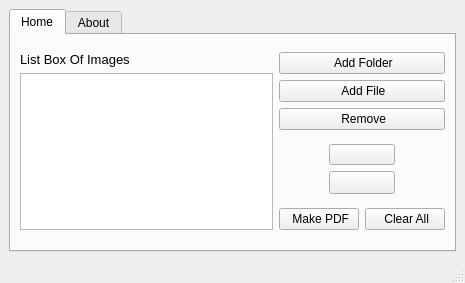
<?xml version="1.0" encoding="UTF-8"?>
<ui version="4.0">
 <class>MainWindow</class>
 <widget class="QMainWindow" name="MainWindow">
  <property name="geometry">
   <rect>
    <x>0</x>
    <y>0</y>
    <width>465</width>
    <height>283</height>
   </rect>
  </property>
  <property name="minimumSize">
   <size>
    <width>465</width>
    <height>283</height>
   </size>
  </property>
  <property name="maximumSize">
   <size>
    <width>465</width>
    <height>283</height>
   </size>
  </property>
  <property name="windowTitle">
   <string>Image To PDF Converter App</string>
  </property>
  <property name="windowIcon">
   <iconset>
    <normaloff>icons/main_icon.png</normaloff>icons/main_icon.png</iconset>
  </property>
  <widget class="QWidget" name="centralwidget">
   <layout class="QHBoxLayout" name="horizontalLayout_6">
    <item>
     <widget class="QTabWidget" name="tabWidget">
      <property name="tabShape">
       <enum>QTabWidget::Rounded</enum>
      </property>
      <property name="currentIndex">
       <number>0</number>
      </property>
      <widget class="QWidget" name="tab">
       <attribute name="icon">
        <iconset>
         <normaloff>icons/top_menu_50px.png</normaloff>icons/top_menu_50px.png</iconset>
       </attribute>
       <attribute name="title">
        <string>Home</string>
       </attribute>
       <layout class="QGridLayout" name="gridLayout">
        <item row="0" column="0" rowspan="3">
         <layout class="QVBoxLayout" name="verticalLayout_3">
          <item>
           <widget class="QLabel" name="label_8">
            <property name="text">
             <string>&lt;html&gt;&lt;head/&gt;&lt;body&gt;&lt;p&gt;&lt;span style=&quot; font-size:10pt;&quot;&gt;List Box Of Images&lt;/span&gt;&lt;/p&gt;&lt;/body&gt;&lt;/html&gt;</string>
            </property>
           </widget>
          </item>
          <item>
           <widget class="QListWidget" name="listWidget"/>
          </item>
         </layout>
        </item>
        <item row="0" column="1">
         <layout class="QVBoxLayout" name="verticalLayout">
          <item>
           <widget class="QPushButton" name="pushButton">
            <property name="text">
             <string> Add Folder</string>
            </property>
            <property name="icon">
             <iconset>
              <normaloff>icons/Add Folder_50px.png</normaloff>icons/Add Folder_50px.png</iconset>
            </property>
           </widget>
          </item>
          <item>
           <widget class="QPushButton" name="pushButton_add">
            <property name="text">
             <string> Add File</string>
            </property>
            <property name="icon">
             <iconset>
              <normaloff>icons/plus_50px.png</normaloff>icons/plus_50px.png</iconset>
            </property>
           </widget>
          </item>
          <item>
           <widget class="QPushButton" name="pushButton_remove">
            <property name="text">
             <string> Remove</string>
            </property>
            <property name="icon">
             <iconset>
              <normaloff>icons/minus_50px.png</normaloff>icons/minus_50px.png</iconset>
            </property>
           </widget>
          </item>
         </layout>
        </item>
        <item row="1" column="1">
         <layout class="QVBoxLayout" name="verticalLayout_2" stretch="0,0">
          <property name="leftMargin">
           <number>50</number>
          </property>
          <property name="rightMargin">
           <number>50</number>
          </property>
          <item>
           <widget class="QPushButton" name="pushButton_up">
            <property name="maximumSize">
             <size>
              <width>91</width>
              <height>21</height>
             </size>
            </property>
            <property name="text">
             <string/>
            </property>
            <property name="icon">
             <iconset>
              <normaloff>icons/collapse_arrow_50px.png</normaloff>icons/collapse_arrow_50px.png</iconset>
            </property>
           </widget>
          </item>
          <item>
           <widget class="QPushButton" name="pushButton_down">
            <property name="maximumSize">
             <size>
              <width>91</width>
              <height>23</height>
             </size>
            </property>
            <property name="text">
             <string/>
            </property>
            <property name="icon">
             <iconset>
              <normaloff>icons/expand_arrow_50px.png</normaloff>icons/expand_arrow_50px.png</iconset>
            </property>
           </widget>
          </item>
         </layout>
        </item>
        <item row="2" column="1">
         <layout class="QHBoxLayout" name="horizontalLayout">
          <item>
           <widget class="QPushButton" name="pushButton_make_pdf">
            <property name="text">
             <string> Make PDF</string>
            </property>
            <property name="icon">
             <iconset>
              <normaloff>icons/export_pdf_50px.png</normaloff>icons/export_pdf_50px.png</iconset>
            </property>
           </widget>
          </item>
          <item>
           <widget class="QPushButton" name="pushButton_clear">
            <property name="text">
             <string> Clear All</string>
            </property>
            <property name="icon">
             <iconset>
              <normaloff>icons/clear_symbol_50px.png</normaloff>icons/clear_symbol_50px.png</iconset>
            </property>
           </widget>
          </item>
         </layout>
        </item>
       </layout>
      </widget>
      <widget class="QWidget" name="tab_2">
       <attribute name="icon">
        <iconset>
         <normaloff>icons/info_50px.png</normaloff>icons/info_50px.png</iconset>
       </attribute>
       <attribute name="title">
        <string>About</string>
       </attribute>
       <layout class="QGridLayout" name="gridLayout_3">
        <item row="0" column="0">
         <layout class="QHBoxLayout" name="horizontalLayout_2">
          <item>
           <widget class="QLabel" name="label">
            <property name="text">
             <string>&lt;html&gt;&lt;head/&gt;&lt;body&gt;&lt;p&gt;Developer:&lt;/p&gt;&lt;/body&gt;&lt;/html&gt;</string>
            </property>
           </widget>
          </item>
          <item>
           <widget class="QLabel" name="label_2">
            <property name="text">
             <string>pratik rajesh kesapure</string>
            </property>
           </widget>
          </item>
         </layout>
        </item>
        <item row="1" column="0">
         <layout class="QHBoxLayout" name="horizontalLayout_3">
          <item>
           <widget class="QLabel" name="label_5">
            <property name="minimumSize">
             <size>
              <width>81</width>
              <height>16</height>
             </size>
            </property>
            <property name="text">
             <string>Contact Info:</string>
            </property>
           </widget>
          </item>
          <item>
           <widget class="QLabel" name="label_6">
            <property name="minimumSize">
             <size>
              <width>191</width>
              <height>16</height>
             </size>
            </property>
            <property name="text">
             <string>pratikkesapure@gmail.com</string>
            </property>
           </widget>
          </item>
         </layout>
        </item>
        <item row="2" column="0">
         <layout class="QHBoxLayout" name="horizontalLayout_4">
          <item>
           <widget class="QLabel" name="label_4">
            <property name="maximumSize">
             <size>
              <width>191</width>
              <height>20</height>
             </size>
            </property>
            <property name="text">
             <string>Technologies Used:</string>
            </property>
           </widget>
          </item>
          <item>
           <widget class="QLabel" name="label_3">
            <property name="text">
             <string>Python 3.7, PyQt5, PILLOW (PIL).</string>
            </property>
           </widget>
          </item>
         </layout>
        </item>
        <item row="3" column="0">
         <layout class="QHBoxLayout" name="horizontalLayout_5">
          <item>
           <widget class="QLabel" name="label_7">
            <property name="text">
             <string>Icons Credit:</string>
            </property>
           </widget>
          </item>
          <item>
           <widget class="QLabel" name="label_9">
            <property name="text">
             <string>&lt;html&gt;&lt;head/&gt;&lt;body&gt;&lt;p&gt;&lt;a href=&quot;https://icons8.com&quot;&gt;&lt;span style=&quot; text-decoration: underline; color:#00bcd4;&quot;&gt;Icons8.com&lt;/span&gt;&lt;/a&gt;&lt;/p&gt;&lt;/body&gt;&lt;/html&gt;</string>
            </property>
            <property name="openExternalLinks">
             <bool>true</bool>
            </property>
           </widget>
          </item>
         </layout>
        </item>
        <item row="4" column="0">
         <widget class="QTextBrowser" name="textBrowser">
          <property name="html">
           <string>&lt;!DOCTYPE HTML PUBLIC &quot;-//W3C//DTD HTML 4.0//EN&quot; &quot;http://www.w3.org/TR/REC-html40/strict.dtd&quot;&gt;
&lt;html&gt;&lt;head&gt;&lt;meta name=&quot;qrichtext&quot; content=&quot;1&quot; /&gt;&lt;style type=&quot;text/css&quot;&gt;
p, li { white-space: pre-wrap; }
&lt;/style&gt;&lt;/head&gt;&lt;body style=&quot; font-family:'MS Shell Dlg 2'; font-size:8.25pt; font-weight:400; font-style:normal;&quot;&gt;
&lt;p style=&quot; margin-top:0px; margin-bottom:0px; margin-left:0px; margin-right:0px; -qt-block-indent:0; text-indent:0px;&quot;&gt;MIT License&lt;/p&gt;
&lt;p style=&quot;-qt-paragraph-type:empty; margin-top:0px; margin-bottom:0px; margin-left:0px; margin-right:0px; -qt-block-indent:0; text-indent:0px;&quot;&gt;&lt;br /&gt;&lt;/p&gt;
&lt;p style=&quot; margin-top:0px; margin-bottom:0px; margin-left:0px; margin-right:0px; -qt-block-indent:0; text-indent:0px;&quot;&gt;Copyright (c) 2020 pratik rajesh kesapure&lt;/p&gt;
&lt;p style=&quot;-qt-paragraph-type:empty; margin-top:0px; margin-bottom:0px; margin-left:0px; margin-right:0px; -qt-block-indent:0; text-indent:0px;&quot;&gt;&lt;br /&gt;&lt;/p&gt;
&lt;p style=&quot; margin-top:0px; margin-bottom:0px; margin-left:0px; margin-right:0px; -qt-block-indent:0; text-indent:0px;&quot;&gt;Permission is hereby granted, free of charge, to any person obtaining a copy&lt;/p&gt;
&lt;p style=&quot; margin-top:0px; margin-bottom:0px; margin-left:0px; margin-right:0px; -qt-block-indent:0; text-indent:0px;&quot;&gt;of this software and associated documentation files (the &amp;quot;Software&amp;quot;), to deal&lt;/p&gt;
&lt;p style=&quot; margin-top:0px; margin-bottom:0px; margin-left:0px; margin-right:0px; -qt-block-indent:0; text-indent:0px;&quot;&gt;in the Software without restriction, including without limitation the rights&lt;/p&gt;
&lt;p style=&quot; margin-top:0px; margin-bottom:0px; margin-left:0px; margin-right:0px; -qt-block-indent:0; text-indent:0px;&quot;&gt;to use, copy, modify, merge, publish, distribute, sublicense, and/or sell&lt;/p&gt;
&lt;p style=&quot; margin-top:0px; margin-bottom:0px; margin-left:0px; margin-right:0px; -qt-block-indent:0; text-indent:0px;&quot;&gt;copies of the Software, and to permit persons to whom the Software is&lt;/p&gt;
&lt;p style=&quot; margin-top:0px; margin-bottom:0px; margin-left:0px; margin-right:0px; -qt-block-indent:0; text-indent:0px;&quot;&gt;furnished to do so, subject to the following conditions:&lt;/p&gt;
&lt;p style=&quot;-qt-paragraph-type:empty; margin-top:0px; margin-bottom:0px; margin-left:0px; margin-right:0px; -qt-block-indent:0; text-indent:0px;&quot;&gt;&lt;br /&gt;&lt;/p&gt;
&lt;p style=&quot; margin-top:0px; margin-bottom:0px; margin-left:0px; margin-right:0px; -qt-block-indent:0; text-indent:0px;&quot;&gt;The above copyright notice and this permission notice shall be included in all&lt;/p&gt;
&lt;p style=&quot; margin-top:0px; margin-bottom:0px; margin-left:0px; margin-right:0px; -qt-block-indent:0; text-indent:0px;&quot;&gt;copies or substantial portions of the Software.&lt;/p&gt;
&lt;p style=&quot;-qt-paragraph-type:empty; margin-top:0px; margin-bottom:0px; margin-left:0px; margin-right:0px; -qt-block-indent:0; text-indent:0px;&quot;&gt;&lt;br /&gt;&lt;/p&gt;
&lt;p style=&quot; margin-top:0px; margin-bottom:0px; margin-left:0px; margin-right:0px; -qt-block-indent:0; text-indent:0px;&quot;&gt;THE SOFTWARE IS PROVIDED &amp;quot;AS IS&amp;quot;, WITHOUT WARRANTY OF ANY KIND, EXPRESS OR&lt;/p&gt;
&lt;p style=&quot; margin-top:0px; margin-bottom:0px; margin-left:0px; margin-right:0px; -qt-block-indent:0; text-indent:0px;&quot;&gt;IMPLIED, INCLUDING BUT NOT LIMITED TO THE WARRANTIES OF MERCHANTABILITY,&lt;/p&gt;
&lt;p style=&quot; margin-top:0px; margin-bottom:0px; margin-left:0px; margin-right:0px; -qt-block-indent:0; text-indent:0px;&quot;&gt;FITNESS FOR A PARTICULAR PURPOSE AND NONINFRINGEMENT. IN NO EVENT SHALL THE&lt;/p&gt;
&lt;p style=&quot; margin-top:0px; margin-bottom:0px; margin-left:0px; margin-right:0px; -qt-block-indent:0; text-indent:0px;&quot;&gt;AUTHORS OR COPYRIGHT HOLDERS BE LIABLE FOR ANY CLAIM, DAMAGES OR OTHER&lt;/p&gt;
&lt;p style=&quot; margin-top:0px; margin-bottom:0px; margin-left:0px; margin-right:0px; -qt-block-indent:0; text-indent:0px;&quot;&gt;LIABILITY, WHETHER IN AN ACTION OF CONTRACT, TORT OR OTHERWISE, ARISING FROM,&lt;/p&gt;
&lt;p style=&quot; margin-top:0px; margin-bottom:0px; margin-left:0px; margin-right:0px; -qt-block-indent:0; text-indent:0px;&quot;&gt;OUT OF OR IN CONNECTION WITH THE SOFTWARE OR THE USE OR OTHER DEALINGS IN THE&lt;/p&gt;
&lt;p style=&quot; margin-top:0px; margin-bottom:0px; margin-left:0px; margin-right:0px; -qt-block-indent:0; text-indent:0px;&quot;&gt;SOFTWARE.&lt;/p&gt;&lt;/body&gt;&lt;/html&gt;</string>
          </property>
         </widget>
        </item>
       </layout>
      </widget>
     </widget>
    </item>
   </layout>
  </widget>
  <widget class="QMenuBar" name="menubar">
   <property name="geometry">
    <rect>
     <x>0</x>
     <y>0</y>
     <width>465</width>
     <height>21</height>
    </rect>
   </property>
  </widget>
  <widget class="QStatusBar" name="statusbar"/>
 </widget>
 <resources/>
 <connections/>
</ui>
